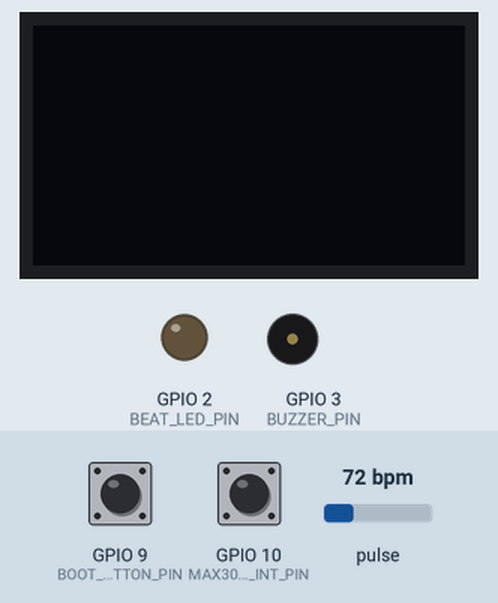
This sketch was run on a simulated ESP32-C3. On the bench: 72×40 one-colour display, output pins drawn as LEDs (lit = HIGH), buzzer (waves = sounding, pin HIGH). Wiring (inferred from the names in the program): SSD1306 OLED at I2C address 0x3C. Dashed ring = blinking. The inputs (shaded band) are chosen by the test bench; at power-on: GPIO 10 (MAX30102_INT_PIN) HIGH, GPIO 9 (BOOT_BUTTON_PIN) HIGH, pulse 72 bpm. EEPROM starts erased.

Above: at 2.3 s.
2.4 s: GPIO 10 (MAX30102_INT_PIN) pulled LOW for 1 s
At 3.1 s:
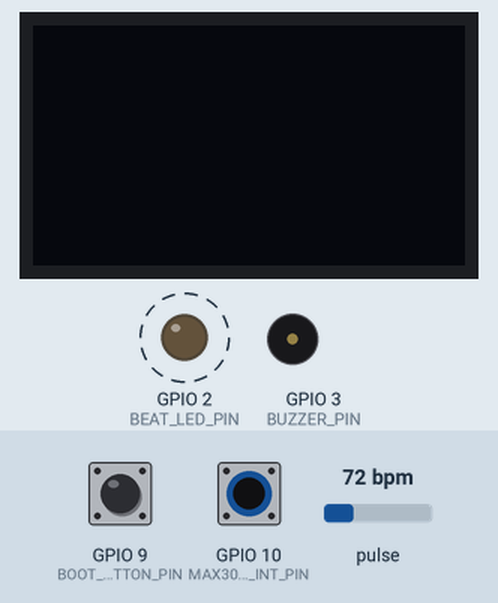
4.9 s: GPIO 10 (MAX30102_INT_PIN) pulled LOW for 3.2 s
At 5.6 s:
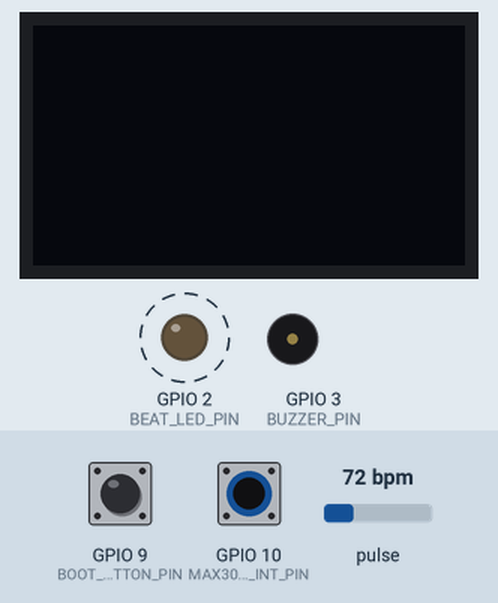
Timing chart, 0 to 9.0 s (numbered marks = the images above; inputs shaded):
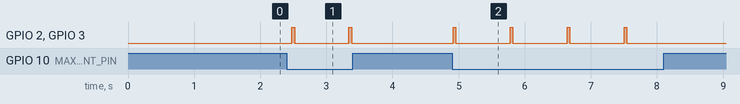

The sketch:

ESP32-C3-Heartrate-monitor.ino
```cpp
#include <Wire.h>
#include <Adafruit_GFX.h>
#include <Adafruit_SSD1306.h>
#include <Preferences.h>
#include "MAX30105.h"
#include "heartRate.h"

// ================= Pin & Hardware Configuration =================
#define SCREEN_WIDTH      72
#define SCREEN_HEIGHT     40
#define OLED_ADDR         0x3C
#define OLED_COL_OFFSET   28
#define MAX30102_INT_PIN  10
#define BOOT_BUTTON_PIN   9

#define BEAT_LED_PIN      2
#define BUZZER_PIN        3

#define WAVE_TOP          9
#define WAVE_BOTTOM       30
#define FOOTER_Y          32

// Buzzer Driver Modes
enum BuzzerType {
  BUZZ_PASSIVE_PIEZO = 0, // Frequency modulated by SpO2 via tone()
  BUZZ_ACTIVE = 1,        // Fixed DC pulse via digitalWrite()
  BUZZ_OFF = 2            // Silent
};

// Screen Modes
enum AppMode {
  MODE_LIVE = 0,
  MODE_HISTORY = 1,
  MODE_SETTINGS = 2
};

Adafruit_SSD1306 display(SCREEN_WIDTH, SCREEN_HEIGHT, &Wire, -1);
MAX30105 sensor;
Preferences prefs;

// ================= Runtime State =================
AppMode currentMode = MODE_LIVE;
BuzzerType buzzerSetting = BUZZ_ACTIVE; // Configured for Active Buzzer by default

// Sensor Interrupt
volatile bool dataAvailable = false;
void IRAM_ATTR sensorISR() {
  dataAvailable = true;
}

// BPM Tracking
const byte RATE_SIZE = 4;
byte rates[RATE_SIZE];
byte rateSpot = 0;
long lastBeat = 0;
int beatAvg = 0;

// AC/DC Cycle Trackers
long cycleIrMax = 0, cycleIrMin = 999999;
long cycleRedMax = 0, cycleRedMin = 999999;
float liveIrDC = 0, liveRedDC = 0;
float spo2 = 0;
float perfusionIndex = 0;

// PPG Waveform
int waveBuffer[SCREEN_WIDTH];
float irAC_smooth = 0;
float acPeak = 300;
float acTrough = -300;

// Non-blocking Timers
bool beatOccurred = false;
bool beatOutputActive = false;
uint32_t beatBlinkTimer = 0;
uint32_t beatOutputTimer = 0;
const uint16_t BEAT_DURATION_MS = 18; // Short 18ms pulse for active buzzer clinical pip
uint32_t lastDisplayUpdate = 0;

// Button Debouncing (Short vs Long Press)
bool buttonLastPhysical = HIGH;
uint32_t buttonPressStartTime = 0;
bool buttonActive = false;

// History Database
struct HeartRecord {
  uint8_t bpm;
  uint8_t spo2;
  uint16_t timestampSec;
};

const byte MAX_RECORDS = 8;
HeartRecord logDatabase[MAX_RECORDS];
byte recordCount = 0;
uint32_t lastAutoLogTime = 0;
const uint32_t LOG_INTERVAL_MS = 10000;

// ================= OLED Hardware Handlers =================
void sendOLEDCommand(uint8_t cmd) {
  Wire.beginTransmission(OLED_ADDR);
  Wire.write(0x00);
  Wire.write(cmd);
  Wire.endTransmission();
}

void updateDisplay() {
  Wire.beginTransmission(OLED_ADDR);
  Wire.write(0x00);
  Wire.write(0x21);
  Wire.write(OLED_COL_OFFSET);
  Wire.write(OLED_COL_OFFSET + SCREEN_WIDTH - 1);
  Wire.write(0x22);
  Wire.write(0);
  Wire.write(4);
  Wire.endTransmission();

  uint8_t *buf = display.getBuffer();
  for (int i = 0; i < 360; i += 16) {
    Wire.beginTransmission(OLED_ADDR);
    Wire.write(0x40);
    Wire.write(&buf[i], 16);
    Wire.endTransmission();
  }
}

void wipeControllerRAM() {
  Wire.beginTransmission(OLED_ADDR);
  Wire.write(0x00);
  Wire.write(0x21); Wire.write(0); Wire.write(127);
  Wire.write(0x22); Wire.write(0); Wire.write(7);
  Wire.endTransmission();

  for (int i = 0; i < 64; i++) {
    Wire.beginTransmission(OLED_ADDR);
    Wire.write(0x40);
    for (int j = 0; j < 16; j++) Wire.write(0x00);
    Wire.endTransmission();
  }
}

void drawHeartIcon(int x, int y, bool filled) {
  if (filled) {
    display.fillRect(x, y + 1, 2, 2, SSD1306_WHITE);
    display.fillRect(x + 3, y + 1, 2, 2, SSD1306_WHITE);
    display.fillRect(x + 1, y + 3, 3, 1, SSD1306_WHITE);
    display.drawPixel(x + 2, y + 4, SSD1306_WHITE);
  } else {
    display.drawPixel(x, y + 1, SSD1306_WHITE);
    display.drawPixel(x + 1, y, SSD1306_WHITE);
    display.drawPixel(x + 2, y + 1, SSD1306_WHITE);
    display.drawPixel(x + 3, y, SSD1306_WHITE);
    display.drawPixel(x + 4, y + 1, SSD1306_WHITE);
    display.drawPixel(x, y + 2, SSD1306_WHITE);
    display.drawPixel(x + 4, y + 2, SSD1306_WHITE);
    display.drawPixel(x + 1, y + 3, SSD1306_WHITE);
    display.drawPixel(x + 3, y + 3, SSD1306_WHITE);
    display.drawPixel(x + 2, y + 4, SSD1306_WHITE);
  }
}

// ================= History Database =================
void storeRecord(uint8_t bpmVal, uint8_t spo2Val) {
  for (int i = MAX_RECORDS - 1; i > 0; i--) {
    logDatabase[i] = logDatabase[i - 1];
  }
  logDatabase[0].bpm = bpmVal;
  logDatabase[0].spo2 = spo2Val;
  logDatabase[0].timestampSec = (uint16_t)(millis() / 1000);

  if (recordCount < MAX_RECORDS) {
    recordCount++;
  }
}

// ================= Menu & Button Handling =================
void handleButton() {
  bool currentReading = digitalRead(BOOT_BUTTON_PIN);

  if (buttonLastPhysical == HIGH && currentReading == LOW) {
    buttonPressStartTime = millis();
    buttonActive = true;
  }

  if (buttonLastPhysical == LOW && currentReading == HIGH && buttonActive) {
    uint32_t pressDuration = millis() - buttonPressStartTime;
    buttonActive = false;

    if (pressDuration >= 600) {
      if (currentMode == MODE_SETTINGS) {
        buzzerSetting = (BuzzerType)((buzzerSetting + 1) % 3);
        prefs.putUChar("buz", (uint8_t)buzzerSetting);
      } else if (currentMode == MODE_HISTORY) {
        recordCount = 0;
      } else if (currentMode == MODE_LIVE) {
        if (beatAvg >= 40 && spo2 >= 85) {
          storeRecord((uint8_t)beatAvg, (uint8_t)spo2);
        }
      }
    } else if (pressDuration >= 40) {
      currentMode = (AppMode)((currentMode + 1) % 3);
    }
  }

  buttonLastPhysical = currentReading;
}

// ================= Render Views =================
void renderLiveView() {
  display.setCursor(0, 0);
  if (liveIrDC == 0) {
    display.print("HR:--");
    display.setCursor(44, 0);
    display.print("--%");
  } else {
    display.print("HR:");
    if (beatAvg > 0) display.print(beatAvg);
    else display.print("--");

    display.setCursor(44, 0);
    if (spo2 > 0) {
      display.print((int)spo2);
      display.print("%");
    } else {
      display.print("--%");
    }
  }

  display.drawFastHLine(0, 8, SCREEN_WIDTH, SSD1306_WHITE);

  if (liveIrDC == 0) {
    display.setCursor(12, 15);
    display.print("LEAD OFF");
    for (int x = 6; x < 66; x += 4) {
      display.drawFastHLine(x, 24, 2, SSD1306_WHITE);
    }
  } else {
    for (int x = 0; x < SCREEN_WIDTH - 1; x++) {
      display.drawLine(x, waveBuffer[x], x + 1, waveBuffer[x + 1], SSD1306_WHITE);
    }
  }

  drawHeartIcon(1, FOOTER_Y + 1, (liveIrDC != 0) && beatOccurred);

  display.setCursor(9, FOOTER_Y);
  display.print("REC:");
  if (recordCount > 0) {
    display.print(logDatabase[0].bpm);
    display.print("bpm");
  } else {
    display.print("--");
  }
}

void renderHistoryView() {
  display.setCursor(0, 0);
  display.print("HISTORY");
  if (recordCount > 0) {
    int sumBpm = 0;
    for (byte i = 0; i < recordCount; i++) sumBpm += logDatabase[i].bpm;
    display.setCursor(44, 0);
    display.print(sumBpm / recordCount);
    display.print("A");
  }
  display.drawFastHLine(0, 8, SCREEN_WIDTH, SSD1306_WHITE);

  if (recordCount == 0) {
    display.setCursor(12, 16);
    display.print("NO DATA");
    display.setCursor(2, 28);
    display.print("HOLD TO CLR");
    return;
  }

  display.setCursor(0, 11);
  display.print("1: ");
  display.print(logDatabase[0].bpm);
  display.print("b ");
  display.print(logDatabase[0].spo2);
  display.print("%");

  if (recordCount > 1) {
    display.setCursor(0, 20);
    display.print("2: ");
    display.print(logDatabase[1].bpm);
    display.print("b ");
    display.print(logDatabase[1].spo2);
    display.print("%");
  }

  display.setCursor(0, 31);
  display.print("[HOLD: WIPE]");
}

void renderSettingsView() {
  display.setCursor(0, 0);
  display.print("SETTINGS");
  display.drawFastHLine(0, 8, SCREEN_WIDTH, SSD1306_WHITE);

  display.setCursor(0, 12);
  display.print("BUZ:");
  if (buzzerSetting == BUZZ_PASSIVE_PIEZO) {
    display.print("PIEZO");
  } else if (buzzerSetting == BUZZ_ACTIVE) {
    display.print("ACTIVE");
  } else {
    display.print("OFF");
  }

  display.setCursor(0, 22);
  display.print("PI:");
  if (perfusionIndex > 0) {
    display.print(perfusionIndex, 1);
    display.print("%");
  } else {
    display.print("--");
  }

  display.setCursor(0, 32);
  display.print("HOLD:TOGGLE");
}

// ================= Setup =================
void setup() {
  Serial.begin(115200);

  Wire.begin(5, 6); // ESP32-C3: SDA = GPIO5, SCL = GPIO6

  pinMode(BOOT_BUTTON_PIN, INPUT_PULLUP);
  pinMode(MAX30102_INT_PIN, INPUT_PULLUP);
  attachInterrupt(digitalPinToInterrupt(MAX30102_INT_PIN), sensorISR, FALLING);

  pinMode(BEAT_LED_PIN, OUTPUT);
  digitalWrite(BEAT_LED_PIN, LOW);
  pinMode(BUZZER_PIN, OUTPUT);
  digitalWrite(BUZZER_PIN, LOW);

  // Load Saved Preferences from Flash
  prefs.begin("pulseox", false);
  buzzerSetting = (BuzzerType)prefs.getUChar("buz", BUZZ_ACTIVE);

  if (!display.begin(SSD1306_SWITCHCAPVCC, OLED_ADDR)) {
    while (1);
  }

  sendOLEDCommand(0xDA);
  sendOLEDCommand(0x12);

  wipeControllerRAM();
  display.setRotation(2);
  display.clearDisplay();
  display.setTextSize(1);
  display.setTextColor(SSD1306_WHITE);

  display.setCursor(12, 10);
  display.print("HOSPITAL");
  display.setCursor(15, 20);
  display.print("MONITOR");
  updateDisplay();

  if (!sensor.begin(Wire, I2C_SPEED_FAST)) {
    display.clearDisplay();
    display.setCursor(6, 16);
    display.print("SENSOR ERR");
    updateDisplay();
    while (1);
  }

  sensor.setup(0x24, 4, 2, 100, 411, 4096);
  sensor.setPulseAmplitudeRed(0x24);
  sensor.setPulseAmplitudeIR(0x24);
  sensor.setPulseAmplitudeGreen(0);
  sensor.enableDATARDY();

  for (int i = 0; i < SCREEN_WIDTH; i++) {
    waveBuffer[i] = (WAVE_TOP + WAVE_BOTTOM) / 2;
  }

  delay(1000);
}

// ================= Main Loop =================
void loop() {
  handleButton();

  // Ingest MAX30102 FIFO
  if (dataAvailable || digitalRead(MAX30102_INT_PIN) == LOW) {
    dataAvailable = false;
    sensor.check();

    while (sensor.available()) {
      long irValue = sensor.getFIFOIR();
      long redValue = sensor.getFIFORed();
      sensor.nextSample();

      if (irValue < 45000) {
        beatAvg = 0;
        spo2 = 0;
        liveIrDC = 0;
        liveRedDC = 0;
        irAC_smooth = 0;
        perfusionIndex = 0;
        cycleIrMax = 0; cycleIrMin = 999999;
        cycleRedMax = 0; cycleRedMin = 999999;
        continue;
      }

      if (irValue > cycleIrMax)   cycleIrMax = irValue;
      if (irValue < cycleIrMin)   cycleIrMin = irValue;
      if (redValue > cycleRedMax) cycleRedMax = redValue;
      if (redValue < cycleRedMin) cycleRedMin = redValue;

      if (liveIrDC == 0) {
        liveIrDC = irValue;
        liveRedDC = redValue;
      } else {
        liveIrDC = (liveIrDC * 0.98) + (irValue * 0.02);
        liveRedDC = (liveRedDC * 0.98) + (redValue * 0.02);
      }

      if (checkForBeat(irValue)) {
        long delta = millis() - lastBeat;
        lastBeat = millis();

        float bpmInstant = 60.0 / (delta / 1000.0);
        if (bpmInstant >= 35 && bpmInstant <= 220) {
          rates[rateSpot++] = (byte)bpmInstant;
          rateSpot %= RATE_SIZE;

          beatAvg = 0;
          for (byte x = 0; x < RATE_SIZE; x++) beatAvg += rates[x];
          beatAvg /= RATE_SIZE;
        }

        float irAC = (float)(cycleIrMax - cycleIrMin);
        float redAC = (float)(cycleRedMax - cycleRedMin);

        if (liveIrDC > 0 && liveRedDC > 0 && irAC > 30 && redAC > 30) {
          perfusionIndex = (irAC / liveIrDC) * 100.0;

          if (perfusionIndex >= 0.15) {
            float rVal = (redAC / liveRedDC) / (irAC / liveIrDC);
            float calcSpO2 = -45.060 * rVal * rVal + 30.354 * rVal + 94.845;
            calcSpO2 = constrain(calcSpO2, 85.0, 100.0);

            spo2 = (spo2 == 0) ? calcSpO2 : ((spo2 * 0.75) + (calcSpO2 * 0.25));
          }
        }

        cycleIrMax = irValue; cycleIrMin = irValue;
        cycleRedMax = redValue; cycleRedMin = redValue;

        beatOccurred = true;
        beatBlinkTimer = millis();
        beatOutputTimer = millis();
        beatOutputActive = true;

        digitalWrite(BEAT_LED_PIN, HIGH);

        if (buzzerSetting == BUZZ_PASSIVE_PIEZO) {
          int pitch = 880;
          if (spo2 >= 88.0 && spo2 <= 100.0) {
            pitch = map((int)spo2, 88, 100, 520, 880);
          }
          tone(BUZZER_PIN, pitch);
        } else if (buzzerSetting == BUZZ_ACTIVE) {
          digitalWrite(BUZZER_PIN, HIGH);
        }
      }

      float rawAC = (float)(liveIrDC - irValue);
      irAC_smooth = (irAC_smooth * 0.65) + (rawAC * 0.35);

      if (irAC_smooth > acPeak)   acPeak = irAC_smooth;
      if (irAC_smooth < acTrough) acTrough = irAC_smooth;

      acPeak   = (acPeak * 0.985) + (80 * 0.015);
      acTrough = (acTrough * 0.985) - (80 * 0.015);

      float span = acPeak - acTrough;
      if (span < 250) span = 250;

      int yPlot = WAVE_BOTTOM - (int)(((irAC_smooth - acTrough) / span) * (WAVE_BOTTOM - WAVE_TOP));
      yPlot = constrain(yPlot, WAVE_TOP, WAVE_BOTTOM);

      for (int i = 0; i < SCREEN_WIDTH - 1; i++) {
        waveBuffer[i] = waveBuffer[i + 1];
      }
      waveBuffer[SCREEN_WIDTH - 1] = yPlot;
    }
  }

  // Non-blocking Buzzer and LED Shutoff
  if (beatOutputActive && (millis() - beatOutputTimer >= BEAT_DURATION_MS)) {
    beatOutputActive = false;
    digitalWrite(BEAT_LED_PIN, LOW);

    if (buzzerSetting == BUZZ_PASSIVE_PIEZO) {
      noTone(BUZZER_PIN);
    } else if (buzzerSetting == BUZZ_ACTIVE) {
      digitalWrite(BUZZER_PIN, LOW);
    }
  }

  // Auto-log every 10 seconds of stable finger placement
  if (beatAvg >= 40 && spo2 >= 85) {
    if (millis() - lastAutoLogTime >= LOG_INTERVAL_MS) {
      lastAutoLogTime = millis();
      storeRecord((uint8_t)beatAvg, (uint8_t)spo2);
    }
  }

  if (beatOccurred && (millis() - beatBlinkTimer > 120)) {
    beatOccurred = false;
  }

  // ~30 FPS Refresh Rate
  if (millis() - lastDisplayUpdate >= 33) {
    lastDisplayUpdate = millis();
    display.clearDisplay();

    switch (currentMode) {
      case MODE_LIVE:     renderLiveView();     break;
      case MODE_HISTORY:  renderHistoryView();  break;
      case MODE_SETTINGS: renderSettingsView(); break;
    }

    updateDisplay();
  }
}
```

Measured:
- after the input at 2.4 s, GPIO 2 (BEAT_LED_PIN), GPIO 3 (BUZZER_PIN): alternates HIGH for 0.04 s and LOW for 0.82 s, 4 changes in all, then stays LOW, starting after 0.08 s
- after the input at 4.9 s, GPIO 2 (BEAT_LED_PIN), GPIO 3 (BUZZER_PIN): alternates HIGH for 0.04 s and LOW for 0.82 s, 8 changes in all, then stays LOW, starting at once
